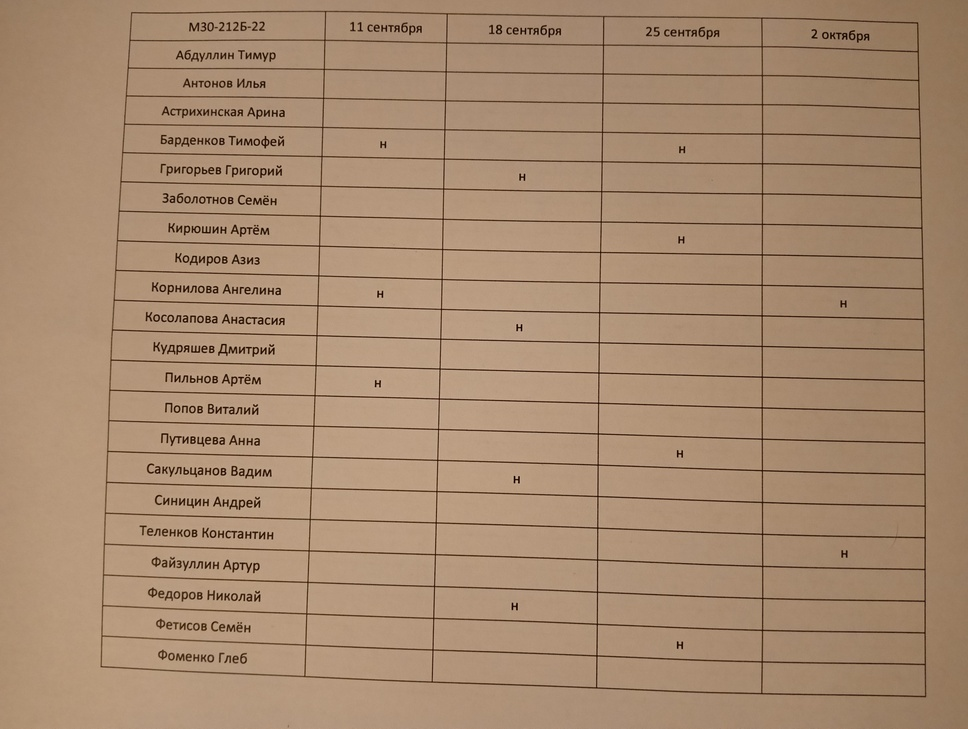
#> input picture client/images/example.jpg, 968 x 729 px, shrunk from 4080 x 3072 before the run
$ python -i Recogniser.py   (imports and definitions only)
#> lines starting #> are read from the running program, lines starting #| are printed output that depends on the picture; after the words box and inside, x2 and y2 are one past the last pixel; in counts of white or black regions, pixels touching at a corner belong together
import cv2
import numpy as np
import pytesseract


class Recogniser:

    def __init__(self, image_path):
        self.col_cnt = 0
        self.row_cnt = 0
        self.recognized_text_array = []
        self.cropped_images = []
        self.image = None
        self.grayscale_image = None
        self.blurred_image = None
        self.thresholded_image = None
        self.inverted_image = None
        self.dilated_image = None
        self.contours, self.hierarchy = None, None
        self.image_with_all_contours = None
        self.rectangular_contours = []
        self.all_rectangular_contours = []
        self.image_with_only_rectangular_contours = None
        self.image_path = image_path
        self.width = 0
        self.height = 0
        self.channels = 0


    def rects_recognition_without_storage_steps(self):
        print("rectangular recognition is processing...")
        self.image = cv2.imread(self.image_path)
#> self.image is the input picture: shape (729, 968, 3); mean B, G, R 112.4, 138.6, 167.6
        self.height, self.width, self.channels = self.image.shape
#> self.height = 729; self.width = 968; self.channels = 3
        self.grayscale_image = cv2.cvtColor(self.image, cv2.COLOR_BGR2GRAY)
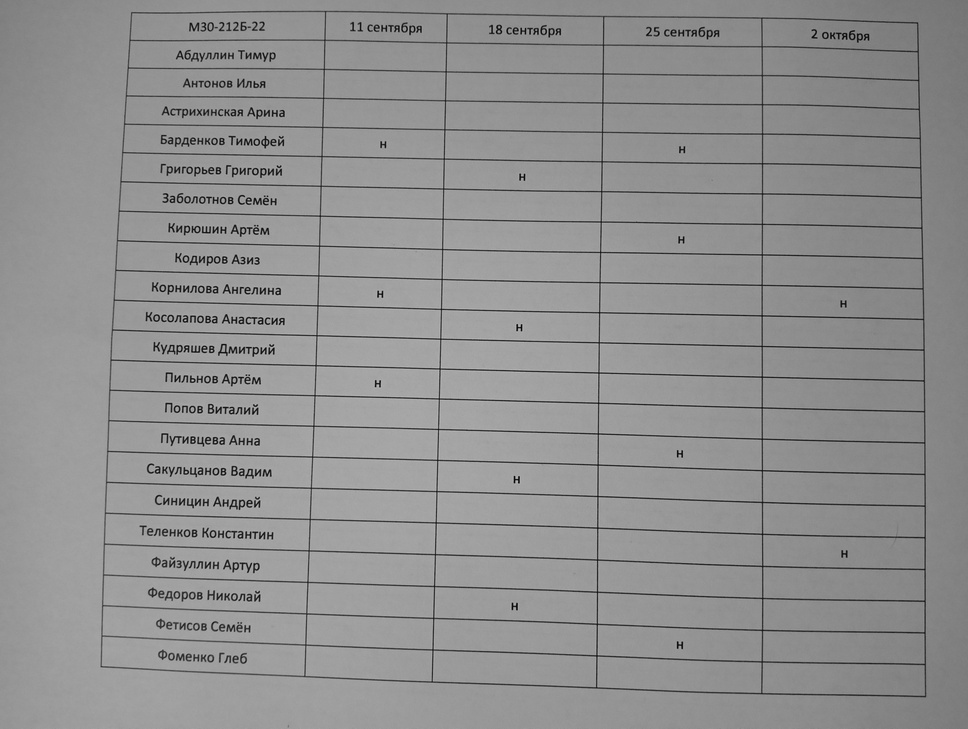
#> self.grayscale_image: shape (729, 968); min 7, max 195, mean 144.4
        self.thresholded_image = cv2.threshold(self.grayscale_image, 0, 255, cv2.THRESH_BINARY + cv2.THRESH_OTSU)[1]
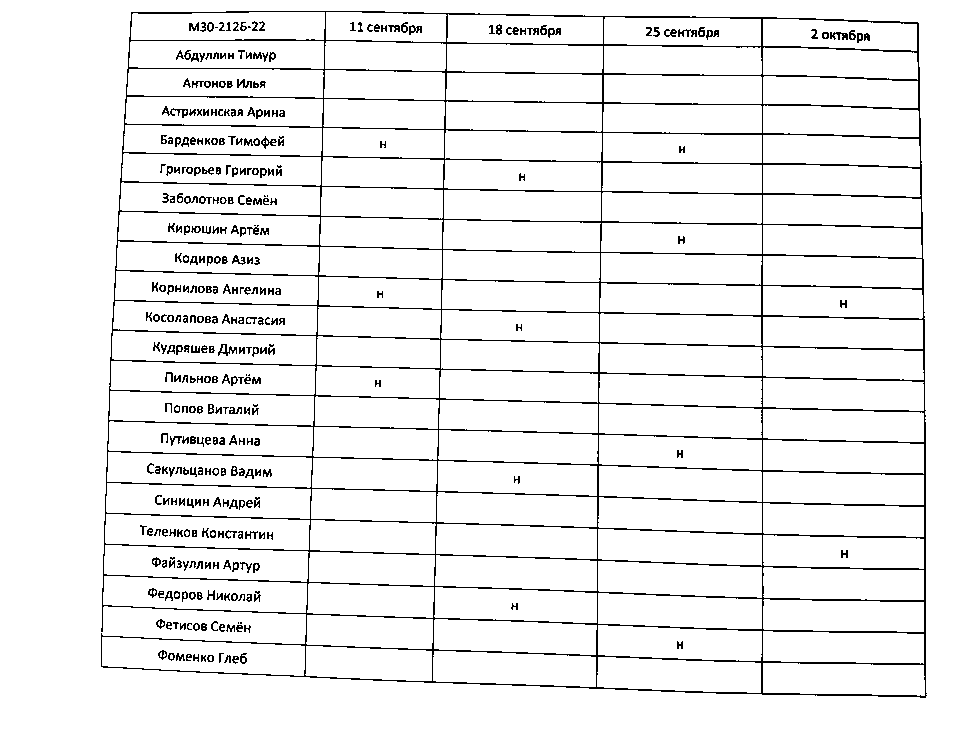
#> self.thresholded_image: shape (729, 968); 93.8% white; black in thin lines or dots, all inside (x1, y1, x2, y2) = (101, 11, 927, 698)
        self.inverted_image = cv2.bitwise_not(self.thresholded_image)
        self.dilated_image = cv2.dilate(self.inverted_image, None, iterations=5)
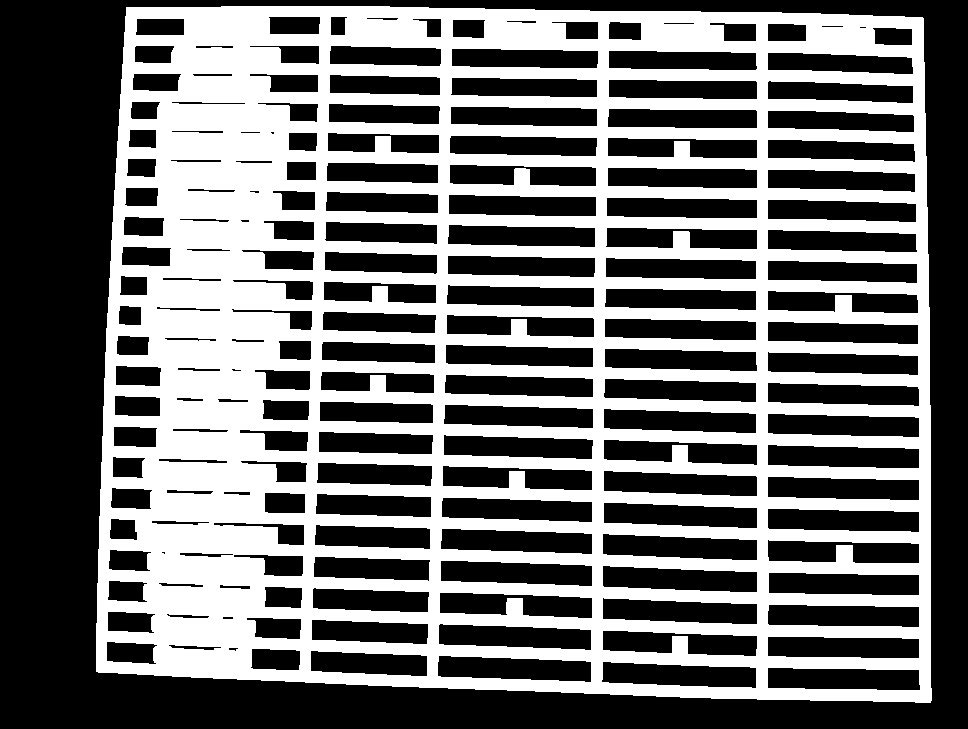
#> self.dilated_image: shape (729, 968); 42.9% white; 1 white region

        # looking for contours
        self.contours, self.hierarchy = cv2.findContours(self.dilated_image, cv2.RETR_TREE, cv2.CHAIN_APPROX_SIMPLE)
#> self.contours = 176 contours, 3 with area under 20; largest, box (x1, y1, x2, y2) and area: (96, 6, 932, 703) 557368, (602, 565, 758, 593) 3287, (602, 533, 758, 561) 3281, (437, 655, 592, 683) 3268, (602, 597, 758, 625) 3262; self.hierarchy = 176 rows, first 6: [-1, -1, 1, -1], [2, -1, -1, 0], [3, 1, -1, 0], [4, 2, -1, 0], [5, 3, -1, 0], [6, 4, -1, 0]
        self.image_with_all_contours = self.image.copy()
        cv2.drawContours(self.image_with_all_contours, self.contours, -1, (0, 255, 0), 3)
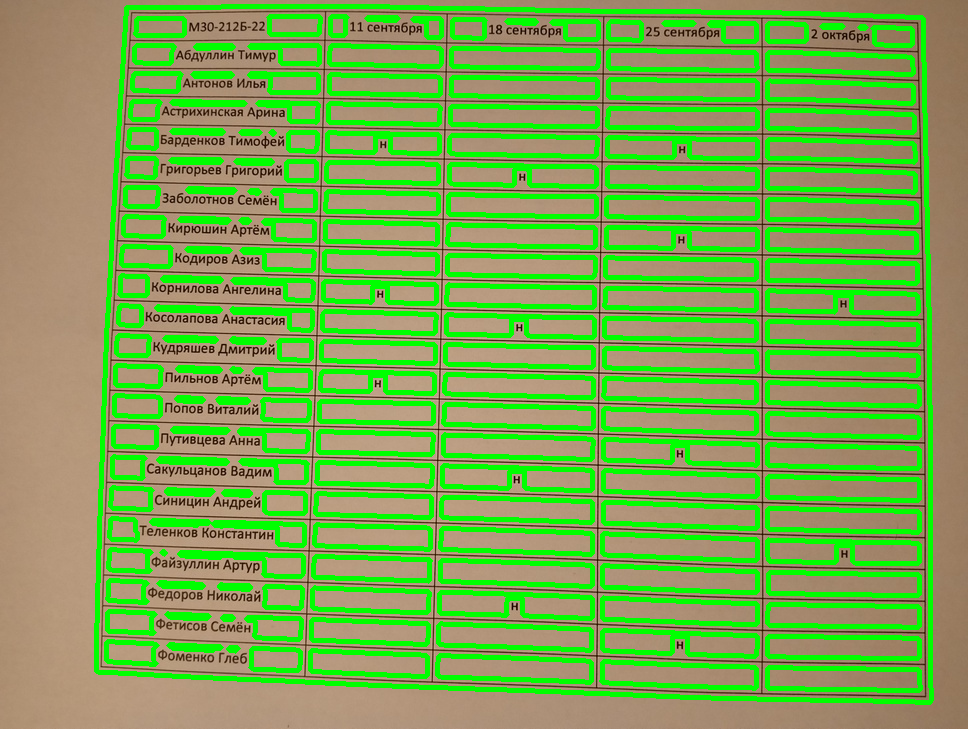
#> self.image_with_all_contours: shape (729, 968, 3); mean B, G, R 80, 168.7, 120.1

        # looking for rects in contours
        for contour in self.contours:
            peri = cv2.arcLength(contour, True)
            approx = cv2.approxPolyDP(contour, 0.005 * peri, True)
            if len(approx) == 4:
                self.all_rectangular_contours.append(approx)
#> this loop made 176 passes
#> peri on passes 3 to 5: 354, 352, 277.8
#> after the loop, self.all_rectangular_contours = 31 contours; largest, box (x1, y1, x2, y2) and area: (96, 7, 931, 703) 549943, (602, 598, 758, 624) 3152, (603, 503, 758, 528) 3056, (767, 668, 921, 690) 3028, (767, 477, 920, 500) 3018
        self.image_with_only_rectangular_contours = self.image.copy()
        # correct points ordering in rects
        for rect_cont in self.all_rectangular_contours:
            point = self.order_points(rect_cont)
            x1, y1 = (int(point[0][0]), int(point[0][1]))
            x2, y2 = (int(point[1][0]), int(point[1][1]))
            x3, y3 = (int(point[2][0]), int(point[2][1]))
            x4, y4 = (int(point[3][0]), int(point[3][1]))
            if (abs(x1 - x2) > self.width*0.01) and (abs(y1 - y4) > self.width*0.01) and (abs(x1 - x2) < self.width*0.8):#if (abs(x1 - x2) > 50) and (abs(y1 - y4) > 50) and (abs(x1 - x2) < 2000):
                self.rectangular_contours.append(rect_cont)
#> this loop made 31 passes
#> (s in order_points, diff in order_points, x1, y1, x2, y2, x3, y3) on passes 2 to 9: ([1435, 1587, 1609, 1456], [-99, -249, -231, -80], 767, 668, 918, 669, 920, 689), ([1404, 1556, 1576, 1424], [-130, -280, -262, -112], 767, 637, 918, 638, 919, 657), ([931, 1050, 1070, 952], [309, 196, 216, 328], 311, 620, 427, 623, 427, 643), ([1200, 1359, 1380, 1222], [-4, -153, -134, 16], 602, 598, 756, 603, 757, 623), ([1341, 1492, 1513, 1362], [-195, -344, -325, -176], 768, 573, 918, 574, 919, 594), ([1001, 1156, 1177, 1022], [121, -26, -7, 140], 440, 561, 591, 565, 592, 585), ([871, 988, 1009, 891], [243, 130, 151, 263], 314, 557, 429, 559, 429, 580), ([970, 1124, 1145, 990], [88, -58, -39, 108], 441, 529, 591, 533, 592, 553)
#> (pts in order_points, s in order_points, diff in order_points, x1, y1, x2, y2, x3) on pass 1: ([[126, 7], [96, 671], [930, 702], [922, 17]], [133, 767, 1632, 939], [-119, 575, -228, -905], 126, 7, 922, 17, 930)
#> after the loop, self.rectangular_contours = 30 contours; largest, box (x1, y1, x2, y2) and area: (602, 598, 758, 624) 3152, (603, 503, 758, 528) 3056, (767, 668, 921, 690) 3028, (767, 477, 920, 500) 3018, (440, 561, 593, 586) 3016
        cv2.drawContours(self.image_with_only_rectangular_contours, self.rectangular_contours, -1, (0, 255, 0), 3)
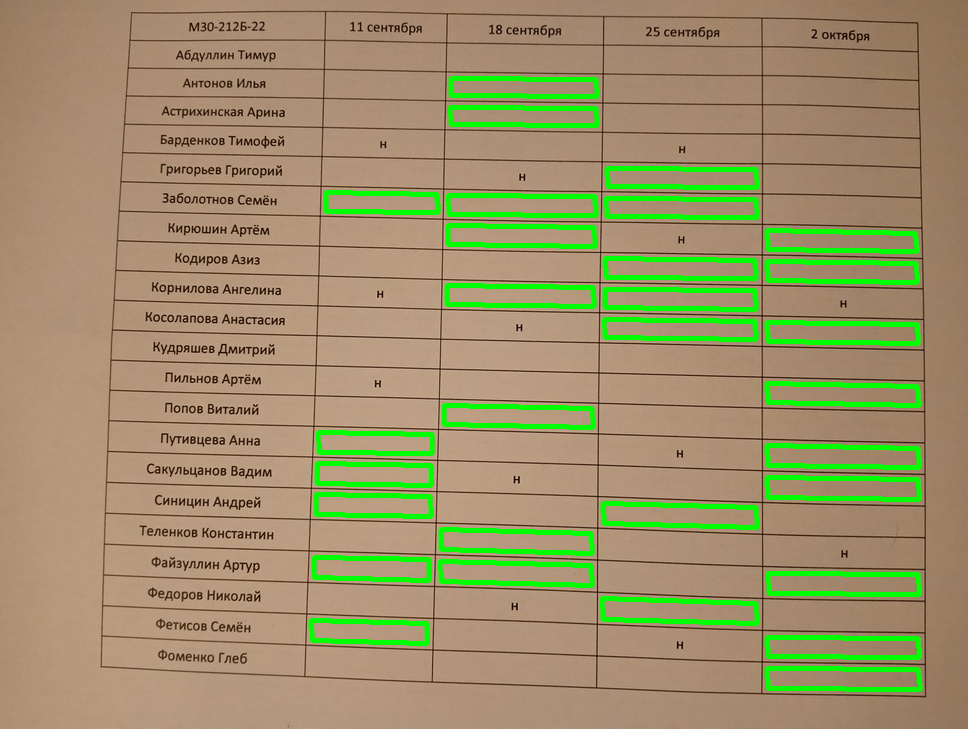
#> self.image_with_only_rectangular_contours: shape (729, 968, 3); 6.82% of pixels changed, all inside (x1, y1, x2, y2) = (309, 76, 923, 692)
        self.rectangular_contours = self.rectangular_contours[::-1]

    def threshold_image(self):
        self.thresholded_image = cv2.threshold(self.grayscale_image, 0, 255, cv2.THRESH_BINARY + cv2.THRESH_OTSU)[1]

    # [134 lines left out: functions crop_image_to_cells_without_storage, rects_recognition_with_storage_steps, col_and_rows, crop_image_to_cells_with_storage, text_recognition_from_cells, not called in this run]


    def get_text(self):
        return self.recognized_text_array

    def get_rects(self):
        return self.rectangular_contours

    def get_cropped_images(self):
        return self.cropped_images

    # [4 lines left out: function store_process_image, not called in this run]

    @staticmethod
    def order_points(pts):
        # initialize a list of coordinates that will be ordered
        # such that the first entry in the list is the top-left,
        # the second entry is the top-right, the third is the
        # bottom-right, and the fourth is the bottom-left
        pts = pts.reshape(4, 2)
        rect = np.zeros((4, 2), dtype="float32")

        # the top-left point will have the smallest sum, whereas
        # the bottom-right point will have the largest sum
        s = pts.sum(axis=1)
        rect[0] = pts[np.argmin(s)]
        rect[2] = pts[np.argmax(s)]

        # now, compute the difference between the points, the
        # top-right point will have the smallest difference,
        # whereas the bottom-left will have the largest difference
        diff = np.diff(pts, axis=1)
        rect[1] = pts[np.argmin(diff)]
        rect[3] = pts[np.argmax(diff)]

        # return the ordered coordinates
        return rect

>>> result = Recogniser('../../client/images/example.jpg').rects_recognition_without_storage_steps()
